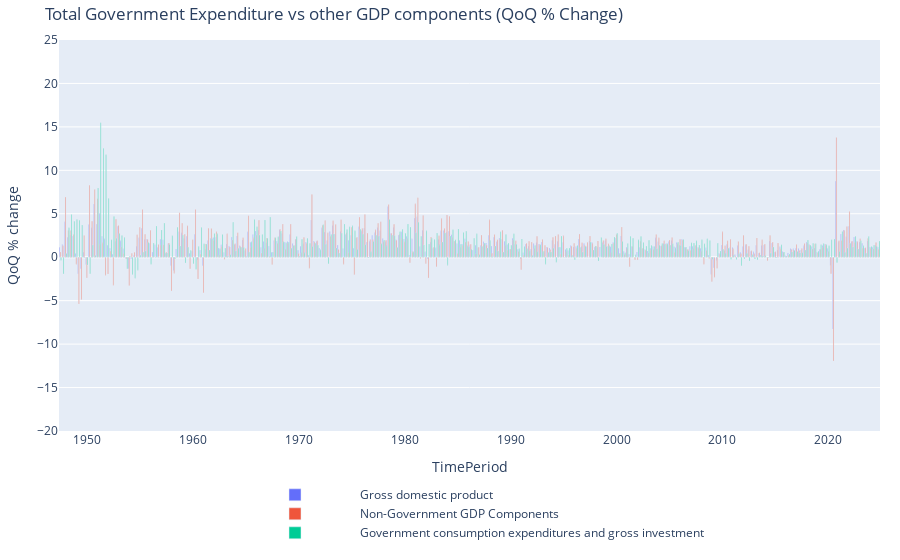

The notebook cell this image was saved under:
### Code cell
GovVsRest_qoq = (GovVsRest.pct_change(1)*100).dropna()
# Create bar chart with properly formatted data
figur = px.bar(
    data_frame=GovVsRest_qoq,
    x=GovVsRest_qoq.index,
    y=["Gross domestic product", "Non-Government GDP Components", 
       "Government consumption expenditures and gross investment"],
    barmode='group',
    title="Total Government Expenditure vs other GDP components (QoQ % Change)"
)

# Update layout to reduce margins and legend font size
figur.update_layout(
    margin=dict(l=20, r=20, t=40, b=20),
    legend=dict(font=dict(size=11))
)

# Update layout to place legend at the bottom in a multi-column format
figur.update_layout(legend=dict(
        orientation="h", yanchor="bottom",
        y=-0.3, xanchor="center",
        x=0.5, traceorder='normal',
        font=dict(size=12), bgcolor='rgba(255, 255, 255, 0)',
        bordercolor='rgba(255, 255, 255, 0)', borderwidth=1, itemwidth=120,
        title_text='')
    )

# Add y-axis label and set y-axis range
figur.update_yaxes(title_text="QoQ % change", range=[-20, 25])

figur.show()

### Figure 1 — Plotly figure (JSON) as saved in the notebook; plotly's stock layout.template omitted (floating-point values rounded to 4 significant figures; data arrays with more than 128 entries replaced by an {"elided": "..."} marker saying what was removed)
{"data": [{"alignmentgroup": "True", "hovertemplate": "variable=Gross domestic product<br>TimePeriod=%{x}<br>value=%{y}<extra></extra>", "legendgroup": "Gross domestic product", "marker": {"color": "#636efa", "pattern": {"shape": ""}}, "name": "Gross domestic product", "offsetgroup": "Gross domestic product", "orientation": "v", "showlegend": true, "textposition": "auto", "type": "bar", "x": {"elided": "310 str values"}, "xaxis": "x", "y": {"elided": "310 float values"}, "yaxis": "y"}, {"alignmentgroup": "True", "hovertemplate": "variable=Non-Government GDP Components<br>TimePeriod=%{x}<br>value=%{y}<extra></extra>", "legendgroup": "Non-Government GDP Components", "marker": {"color": "#EF553B", "pattern": {"shape": ""}}, "name": "Non-Government GDP Components", "offsetgroup": "Non-Government GDP Components", "orientation": "v", "showlegend": true, "textposition": "auto", "type": "bar", "x": {"elided": "310 str values"}, "xaxis": "x", "y": {"elided": "310 float values"}, "yaxis": "y"}, {"alignmentgroup": "True", "hovertemplate": "variable=Government consumption expenditures and gross investment<br>TimePeriod=%{x}<br>value=%{y}<extra></extra>", "legendgroup": "Government consumption expenditures and gross investment", "marker": {"color": "#00cc96", "pattern": {"shape": ""}}, "name": "Government consumption expenditures and gross investment", "offsetgroup": "Government consumption expenditures and gross investment", "orientation": "v", "showlegend": true, "textposition": "auto", "type": "bar", "x": {"elided": "310 str values"}, "xaxis": "x", "y": {"elided": "310 float values"}, "yaxis": "y"}], "layout": {"barmode": "group", "legend": {"bgcolor": "rgba(255, 255, 255, 0)", "bordercolor": "rgba(255, 255, 255, 0)", "borderwidth": 1, "font": {"size": 12}, "itemwidth": 120, "orientation": "h", "title": {"text": ""}, "tracegroupgap": 0, "traceorder": "normal", "x": 0.5, "xanchor": "center", "y": -0.3, "yanchor": "bottom"}, "margin": {"b": 20, "l": 20, "r": 20, "t": 40}, "title": {"text": "Total Government Expenditure vs other GDP components (QoQ % Change)"}, "xaxis": {"anchor": "y", "domain": [0, 1], "title": {"text": "TimePeriod"}}, "yaxis": {"anchor": "x", "domain": [0, 1], "range": [-20, 25], "title": {"text": "QoQ % change"}}}}
